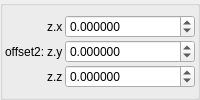
    <widget class="QGroupBox" name="groupBox_6">
     <property name="title">
      <string/>
     </property>
     <layout class="QVBoxLayout" name="verticalLayout_8" stretch="0">
      <property name="spacing">
       <number>2</number>
      </property>
      <property name="leftMargin">
       <number>2</number>
      </property>
      <property name="topMargin">
       <number>2</number>
      </property>
      <property name="rightMargin">
       <number>2</number>
      </property>
      <property name="bottomMargin">
       <number>2</number>
      </property>
      <item>
       <layout class="QGridLayout" name="gridLayout_3" columnstretch="0,0,1">
        <property name="spacing">
         <number>2</number>
        </property>
        <item row="5" column="2">
         <widget class="MyDoubleSpinBox" name="spinbox3_transf_offset_002_z">
          <property name="sizePolicy">
           <sizepolicy hsizetype="Minimum" vsizetype="Maximum">
            <horstretch>0</horstretch>
            <verstretch>0</verstretch>
           </sizepolicy>
          </property>
          <property name="prefix">
           <string/>
          </property>
          <property name="suffix">
           <string/>
          </property>
          <property name="decimals">
           <number>6</number>
          </property>
          <property name="minimum">
           <double>-99.989999999999995</double>
          </property>
          <property name="maximum">
           <double>99.989999999999995</double>
          </property>
          <property name="singleStep">
           <double>0.100000000000000</double>
          </property>
         </widget>
        </item>
        <item row="4" column="1">
         <widget class="QLabel" name="label_127">
          <property name="text">
           <string notr="true">z.y</string>
          </property>
         </widget>
        </item>
        <item row="3" column="2">
         <widget class="MyDoubleSpinBox" name="spinbox3_transf_offset_002_x">
          <property name="sizePolicy">
           <sizepolicy hsizetype="Minimum" vsizetype="Maximum">
            <horstretch>0</horstretch>
            <verstretch>0</verstretch>
           </sizepolicy>
          </property>
          <property name="prefix">
           <string/>
          </property>
          <property name="suffix">
           <string/>
          </property>
          <property name="decimals">
           <number>6</number>
          </property>
          <property name="minimum">
           <double>-99.989999999999995</double>
          </property>
          <property name="maximum">
           <double>99.989999999999995</double>
          </property>
          <property name="singleStep">
           <double>0.100000000000000</double>
          </property>
         </widget>
        </item>
        <item row="3" column="1">
         <widget class="QLabel" name="label_128">
          <property name="text">
           <string notr="true">z.x</string>
          </property>
         </widget>
        </item>
        <item row="5" column="1">
         <widget class="QLabel" name="label_129">
          <property name="text">
           <string notr="true">z.z</string>
          </property>
         </widget>
        </item>
        <item row="4" column="2">
         <widget class="MyDoubleSpinBox" name="spinbox3_transf_offset_002_y">
          <property name="sizePolicy">
           <sizepolicy hsizetype="Minimum" vsizetype="Maximum">
            <horstretch>0</horstretch>
            <verstretch>0</verstretch>
           </sizepolicy>
          </property>
          <property name="prefix">
           <string/>
          </property>
          <property name="suffix">
           <string/>
          </property>
          <property name="decimals">
           <number>6</number>
          </property>
          <property name="minimum">
           <double>-99.989999999999995</double>
          </property>
          <property name="maximum">
           <double>99.989999999999995</double>
          </property>
          <property name="singleStep">
           <double>0.100000000000000</double>
          </property>
         </widget>
        </item>
        <item row="3" column="0" rowspan="3">
         <widget class="QLabel" name="label_110">
          <property name="text">
           <string>offset2:</string>
          </property>
         </widget>
        </item>
       </layout>
      </item>
     </layout>
    </widget>
